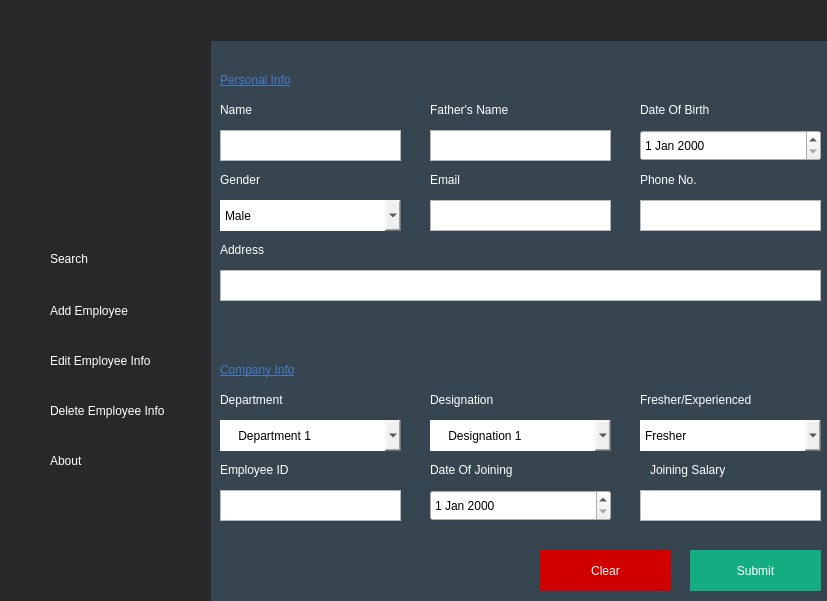
<?xml version="1.0" encoding="UTF-8"?>
<ui version="4.0">
 <class>search</class>
 <widget class="QDialog" name="search">
  <property name="geometry">
   <rect>
    <x>0</x>
    <y>0</y>
    <width>827</width>
    <height>601</height>
   </rect>
  </property>
  <property name="windowTitle">
   <string>Dialog</string>
  </property>
  <widget class="QLabel" name="label">
   <property name="geometry">
    <rect>
     <x>-140</x>
     <y>10</y>
     <width>1051</width>
     <height>611</height>
    </rect>
   </property>
   <property name="styleSheet">
    <string notr="true">background-color: rgb(54, 69, 79);</string>
   </property>
   <property name="text">
    <string/>
   </property>
   <property name="scaledContents">
    <bool>true</bool>
   </property>
  </widget>
  <widget class="QLabel" name="label_2">
   <property name="geometry">
    <rect>
     <x>0</x>
     <y>-1</y>
     <width>211</width>
     <height>611</height>
    </rect>
   </property>
   <property name="styleSheet">
    <string notr="true">background-color:rgb(40, 40, 43);</string>
   </property>
   <property name="text">
    <string/>
   </property>
  </widget>
  <widget class="QLabel" name="label_3">
   <property name="geometry">
    <rect>
     <x>170</x>
     <y>0</y>
     <width>671</width>
     <height>41</height>
    </rect>
   </property>
   <property name="styleSheet">
    <string notr="true">background-color:rgb(40, 40, 43);</string>
   </property>
   <property name="text">
    <string/>
   </property>
  </widget>
  <widget class="QPushButton" name="pushButton">
   <property name="geometry">
    <rect>
     <x>0</x>
     <y>238</y>
     <width>211</width>
     <height>41</height>
    </rect>
   </property>
   <property name="styleSheet">
    <string notr="true">QPushButton {
color:white;
            background-color: rgb(40, 40, 43);
            text-align:left;
           padding-left:50px;
border:none;
        }
        QPushButton:hover {
            color: white;
background-color:rgb(54, 69, 79);
font: 700 9pt &quot;Segoe UI&quot;;
        }</string>
   </property>
   <property name="text">
    <string>Search</string>
   </property>
  </widget>
  <widget class="QPushButton" name="pushButton_2">
   <property name="geometry">
    <rect>
     <x>0</x>
     <y>290</y>
     <width>211</width>
     <height>41</height>
    </rect>
   </property>
   <property name="styleSheet">
    <string notr="true">QPushButton {
color:white;
            background-color: rgb(40, 40, 43);
            text-align:left;
           padding-left:50px;
border:none;
        }
        QPushButton:hover {
            color: white;
background-color:rgb(54, 69, 79);
font: 700 9pt &quot;Segoe UI&quot;;
        }</string>
   </property>
   <property name="text">
    <string>Add Employee</string>
   </property>
  </widget>
  <widget class="QPushButton" name="pushButton_3">
   <property name="geometry">
    <rect>
     <x>0</x>
     <y>340</y>
     <width>211</width>
     <height>41</height>
    </rect>
   </property>
   <property name="styleSheet">
    <string notr="true">QPushButton {
color:white;
            background-color: rgb(40, 40, 43);
            text-align:left;
           padding-left:50px;
border:none;
        }
        QPushButton:hover {
            color: white;
background-color:rgb(54, 69, 79);
font: 700 9pt &quot;Segoe UI&quot;;
        }</string>
   </property>
   <property name="text">
    <string>Edit Employee Info</string>
   </property>
  </widget>
  <widget class="QPushButton" name="pushButton_4">
   <property name="geometry">
    <rect>
     <x>0</x>
     <y>390</y>
     <width>211</width>
     <height>41</height>
    </rect>
   </property>
   <property name="styleSheet">
    <string notr="true">QPushButton {
color:white;
            background-color: rgb(40, 40, 43);
            text-align:left;
           padding-left:50px;
border:none;
        }
        QPushButton:hover {
            color: white;
background-color:rgb(54, 69, 79);
font: 700 9pt &quot;Segoe UI&quot;;
        }</string>
   </property>
   <property name="text">
    <string>Delete Employee Info</string>
   </property>
  </widget>
  <widget class="QPushButton" name="pushButton_5">
   <property name="geometry">
    <rect>
     <x>0</x>
     <y>440</y>
     <width>211</width>
     <height>41</height>
    </rect>
   </property>
   <property name="styleSheet">
    <string notr="true">QPushButton {
color:white;
            background-color: rgb(40, 40, 43);
            text-align:left;
           padding-left:50px;
border:none;
        }
        QPushButton:hover {
            color: white;
background-color:rgb(54, 69, 79);
font: 700 9pt &quot;Segoe UI&quot;;
        }</string>
   </property>
   <property name="text">
    <string>About</string>
   </property>
  </widget>
  <widget class="QTextEdit" name="textEdit">
   <property name="geometry">
    <rect>
     <x>220</x>
     <y>130</y>
     <width>181</width>
     <height>31</height>
    </rect>
   </property>
  </widget>
  <widget class="QTextEdit" name="textEdit_2">
   <property name="geometry">
    <rect>
     <x>430</x>
     <y>130</y>
     <width>181</width>
     <height>31</height>
    </rect>
   </property>
  </widget>
  <widget class="QTextEdit" name="textEdit_5">
   <property name="geometry">
    <rect>
     <x>430</x>
     <y>200</y>
     <width>181</width>
     <height>31</height>
    </rect>
   </property>
  </widget>
  <widget class="QTextEdit" name="textEdit_6">
   <property name="geometry">
    <rect>
     <x>640</x>
     <y>200</y>
     <width>181</width>
     <height>31</height>
    </rect>
   </property>
  </widget>
  <widget class="QLabel" name="label_4">
   <property name="geometry">
    <rect>
     <x>220</x>
     <y>100</y>
     <width>63</width>
     <height>20</height>
    </rect>
   </property>
   <property name="styleSheet">
    <string notr="true">QLabel {
color:white;
            text-align:left;
	font: 700 9pt &quot;Segoe UI&quot;;
border:none;
        }</string>
   </property>
   <property name="text">
    <string>Name</string>
   </property>
  </widget>
  <widget class="QLabel" name="label_5">
   <property name="geometry">
    <rect>
     <x>220</x>
     <y>170</y>
     <width>63</width>
     <height>20</height>
    </rect>
   </property>
   <property name="styleSheet">
    <string notr="true">QLabel {
color:white;
            text-align:left;
	font: 700 9pt &quot;Segoe UI&quot;;
border:none;
        }</string>
   </property>
   <property name="text">
    <string>Gender</string>
   </property>
  </widget>
  <widget class="QLabel" name="label_6">
   <property name="geometry">
    <rect>
     <x>430</x>
     <y>170</y>
     <width>63</width>
     <height>20</height>
    </rect>
   </property>
   <property name="styleSheet">
    <string notr="true">QLabel {
color:white;
            text-align:left;
	font: 700 9pt &quot;Segoe UI&quot;;
border:none;
        }</string>
   </property>
   <property name="text">
    <string>Email</string>
   </property>
  </widget>
  <widget class="QLabel" name="label_7">
   <property name="geometry">
    <rect>
     <x>430</x>
     <y>100</y>
     <width>111</width>
     <height>20</height>
    </rect>
   </property>
   <property name="styleSheet">
    <string notr="true">QLabel {
color:white;
            text-align:left;
	font: 700 9pt &quot;Segoe UI&quot;;
border:none;
        }</string>
   </property>
   <property name="text">
    <string>Father's Name</string>
   </property>
  </widget>
  <widget class="QLabel" name="label_8">
   <property name="geometry">
    <rect>
     <x>640</x>
     <y>100</y>
     <width>101</width>
     <height>20</height>
    </rect>
   </property>
   <property name="styleSheet">
    <string notr="true">QLabel {
color:white;
            text-align:left;
	font: 700 9pt &quot;Segoe UI&quot;;
border:none;
        }</string>
   </property>
   <property name="text">
    <string>Date Of Birth</string>
   </property>
  </widget>
  <widget class="QLabel" name="label_9">
   <property name="geometry">
    <rect>
     <x>640</x>
     <y>170</y>
     <width>81</width>
     <height>20</height>
    </rect>
   </property>
   <property name="styleSheet">
    <string notr="true">QLabel {
color:white;
            text-align:left;
	font: 700 9pt &quot;Segoe UI&quot;;
border:none;
        }</string>
   </property>
   <property name="text">
    <string>Phone No.</string>
   </property>
  </widget>
  <widget class="QTextEdit" name="textEdit_7">
   <property name="geometry">
    <rect>
     <x>220</x>
     <y>270</y>
     <width>601</width>
     <height>31</height>
    </rect>
   </property>
  </widget>
  <widget class="QLabel" name="label_10">
   <property name="geometry">
    <rect>
     <x>220</x>
     <y>240</y>
     <width>63</width>
     <height>20</height>
    </rect>
   </property>
   <property name="styleSheet">
    <string notr="true">QLabel {
color:white;
            text-align:left;
	font: 700 9pt &quot;Segoe UI&quot;;
border:none;
        }</string>
   </property>
   <property name="text">
    <string>Address</string>
   </property>
  </widget>
  <widget class="QLabel" name="label_11">
   <property name="geometry">
    <rect>
     <x>220</x>
     <y>70</y>
     <width>141</width>
     <height>20</height>
    </rect>
   </property>
   <property name="styleSheet">
    <string notr="true">QLabel {
	color: rgb(70, 122, 200);
            text-align:left;
	
	font: 700 italic 9pt &quot;Segoe UI&quot;;
	text-decoration: underline;
border:none;
        }</string>
   </property>
   <property name="text">
    <string>Personal Info</string>
   </property>
  </widget>
  <widget class="QLabel" name="label_12">
   <property name="geometry">
    <rect>
     <x>220</x>
     <y>360</y>
     <width>141</width>
     <height>20</height>
    </rect>
   </property>
   <property name="styleSheet">
    <string notr="true">QLabel {
	color: rgb(70, 122, 200);
            text-align:left;
	
	font: 700 italic 9pt &quot;Segoe UI&quot;;
	text-decoration: underline;
border:none;
        }</string>
   </property>
   <property name="text">
    <string>Company Info</string>
   </property>
  </widget>
  <widget class="QLabel" name="label_13">
   <property name="geometry">
    <rect>
     <x>220</x>
     <y>390</y>
     <width>91</width>
     <height>20</height>
    </rect>
   </property>
   <property name="styleSheet">
    <string notr="true">QLabel {
color:white;
            text-align:left;
	font: 700 9pt &quot;Segoe UI&quot;;
border:none;
        }</string>
   </property>
   <property name="text">
    <string>Department</string>
   </property>
  </widget>
  <widget class="QLabel" name="label_14">
   <property name="geometry">
    <rect>
     <x>430</x>
     <y>390</y>
     <width>101</width>
     <height>20</height>
    </rect>
   </property>
   <property name="styleSheet">
    <string notr="true">QLabel {
color:white;
            text-align:left;
	font: 700 9pt &quot;Segoe UI&quot;;
border:none;
        }</string>
   </property>
   <property name="text">
    <string>Designation</string>
   </property>
  </widget>
  <widget class="QLabel" name="label_15">
   <property name="geometry">
    <rect>
     <x>640</x>
     <y>390</y>
     <width>151</width>
     <height>20</height>
    </rect>
   </property>
   <property name="styleSheet">
    <string notr="true">QLabel {
color:white;
            text-align:left;
	font: 700 9pt &quot;Segoe UI&quot;;
border:none;
        }</string>
   </property>
   <property name="text">
    <string>Fresher/Experienced</string>
   </property>
  </widget>
  <widget class="QTextEdit" name="textEdit_11">
   <property name="geometry">
    <rect>
     <x>220</x>
     <y>490</y>
     <width>181</width>
     <height>31</height>
    </rect>
   </property>
  </widget>
  <widget class="QTextEdit" name="textEdit_13">
   <property name="geometry">
    <rect>
     <x>640</x>
     <y>490</y>
     <width>181</width>
     <height>31</height>
    </rect>
   </property>
  </widget>
  <widget class="QLabel" name="label_16">
   <property name="geometry">
    <rect>
     <x>220</x>
     <y>460</y>
     <width>111</width>
     <height>20</height>
    </rect>
   </property>
   <property name="styleSheet">
    <string notr="true">QLabel {
color:white;
            text-align:left;
	font: 700 9pt &quot;Segoe UI&quot;;
border:none;
        }</string>
   </property>
   <property name="text">
    <string>Employee ID</string>
   </property>
  </widget>
  <widget class="QLabel" name="label_17">
   <property name="geometry">
    <rect>
     <x>430</x>
     <y>460</y>
     <width>151</width>
     <height>20</height>
    </rect>
   </property>
   <property name="styleSheet">
    <string notr="true">QLabel {
color:white;
            text-align:left;
	font: 700 9pt &quot;Segoe UI&quot;;
border:none;
        }</string>
   </property>
   <property name="text">
    <string>Date Of Joining</string>
   </property>
  </widget>
  <widget class="QLabel" name="label_18">
   <property name="geometry">
    <rect>
     <x>650</x>
     <y>460</y>
     <width>101</width>
     <height>20</height>
    </rect>
   </property>
   <property name="styleSheet">
    <string notr="true">QLabel {
color:white;
            text-align:left;
	font: 700 9pt &quot;Segoe UI&quot;;
border:none;
        }</string>
   </property>
   <property name="text">
    <string>Joining Salary</string>
   </property>
  </widget>
  <widget class="QPushButton" name="pushButton_6">
   <property name="geometry">
    <rect>
     <x>540</x>
     <y>550</y>
     <width>131</width>
     <height>41</height>
    </rect>
   </property>
   <property name="styleSheet">
    <string notr="true">QPushButton {
color:white;
            
	
	background-color: rgb(208, 0, 0);
            text-align:centre;
	font: 700 9pt &quot;Segoe UI&quot;;
border:none;
        }
        QPushButton:hover {
            color: white;
	
	background-color: rgb(168, 0, 0);
font: 700 10pt &quot;Segoe UI&quot;;
        }</string>
   </property>
   <property name="text">
    <string>Clear</string>
   </property>
  </widget>
  <widget class="QPushButton" name="pushButton_7">
   <property name="geometry">
    <rect>
     <x>690</x>
     <y>550</y>
     <width>131</width>
     <height>41</height>
    </rect>
   </property>
   <property name="styleSheet">
    <string notr="true">QPushButton {
color:white;
	background-color: rgb(20, 172, 129);
            text-align:lcentre;
        
	font: 700 9pt &quot;Segoe UI&quot;;
border:none;
        }
        QPushButton:hover {
            color: white;
	background-color: rgb(0, 140, 103);
font: 700 10pt &quot;Segoe UI&quot;;
        }</string>
   </property>
   <property name="text">
    <string>Submit</string>
   </property>
  </widget>
  <widget class="QLabel" name="label_19">
   <property name="geometry">
    <rect>
     <x>20</x>
     <y>250</y>
     <width>21</width>
     <height>21</height>
    </rect>
   </property>
   <property name="text">
    <string/>
   </property>
   <property name="pixmap">
    <pixmap>../../../icons8_Find_User_Male_50px.png</pixmap>
   </property>
   <property name="scaledContents">
    <bool>true</bool>
   </property>
  </widget>
  <widget class="QLabel" name="label_20">
   <property name="geometry">
    <rect>
     <x>20</x>
     <y>300</y>
     <width>21</width>
     <height>21</height>
    </rect>
   </property>
   <property name="text">
    <string/>
   </property>
   <property name="pixmap">
    <pixmap>../../../icons8_Add_User_Male_50px.png</pixmap>
   </property>
   <property name="scaledContents">
    <bool>true</bool>
   </property>
  </widget>
  <widget class="QLabel" name="label_21">
   <property name="geometry">
    <rect>
     <x>20</x>
     <y>350</y>
     <width>21</width>
     <height>21</height>
    </rect>
   </property>
   <property name="text">
    <string/>
   </property>
   <property name="pixmap">
    <pixmap>../../../icons8_Registration_50px.png</pixmap>
   </property>
   <property name="scaledContents">
    <bool>true</bool>
   </property>
  </widget>
  <widget class="QLabel" name="label_22">
   <property name="geometry">
    <rect>
     <x>20</x>
     <y>400</y>
     <width>21</width>
     <height>21</height>
    </rect>
   </property>
   <property name="text">
    <string/>
   </property>
   <property name="pixmap">
    <pixmap>../../../icons8_Remove_User_Male_50px.png</pixmap>
   </property>
   <property name="scaledContents">
    <bool>true</bool>
   </property>
  </widget>
  <widget class="QLabel" name="label_23">
   <property name="geometry">
    <rect>
     <x>20</x>
     <y>450</y>
     <width>21</width>
     <height>21</height>
    </rect>
   </property>
   <property name="text">
    <string/>
   </property>
   <property name="pixmap">
    <pixmap>../../../icons8_Hand_50px.png</pixmap>
   </property>
   <property name="scaledContents">
    <bool>true</bool>
   </property>
  </widget>
  <widget class="QLabel" name="label_26">
   <property name="geometry">
    <rect>
     <x>370</x>
     <y>490</y>
     <width>31</width>
     <height>31</height>
    </rect>
   </property>
   <property name="text">
    <string/>
   </property>
   <property name="pixmap">
    <pixmap>../../../id_card.png</pixmap>
   </property>
   <property name="scaledContents">
    <bool>true</bool>
   </property>
  </widget>
  <widget class="QComboBox" name="comboBox">
   <property name="geometry">
    <rect>
     <x>220</x>
     <y>420</y>
     <width>181</width>
     <height>31</height>
    </rect>
   </property>
   <property name="styleSheet">
    <string notr="true">QComboBox {
            text-align:left;
border:none;
	font: 9pt &quot;Segoe UI Emoji&quot;;
        }</string>
   </property>
   <item>
    <property name="text">
     <string>    Department 1</string>
    </property>
   </item>
   <item>
    <property name="text">
     <string>    Department 2</string>
    </property>
   </item>
  </widget>
  <widget class="QComboBox" name="comboBox_2">
   <property name="geometry">
    <rect>
     <x>430</x>
     <y>420</y>
     <width>181</width>
     <height>31</height>
    </rect>
   </property>
   <property name="styleSheet">
    <string notr="true">QComboBox {
            text-align:left;
border:none;
	font: 9pt &quot;Segoe UI Emoji&quot;;
        }</string>
   </property>
   <item>
    <property name="text">
     <string>    Designation 1</string>
    </property>
   </item>
   <item>
    <property name="text">
     <string>    Designation 2</string>
    </property>
   </item>
  </widget>
  <widget class="QComboBox" name="comboBox_3">
   <property name="geometry">
    <rect>
     <x>640</x>
     <y>420</y>
     <width>181</width>
     <height>31</height>
    </rect>
   </property>
   <property name="styleSheet">
    <string notr="true">QComboBox {
            text-align:left;
border:none;
	font: 9pt &quot;Segoe UI Emoji&quot;;
        }</string>
   </property>
   <item>
    <property name="text">
     <string>Fresher</string>
    </property>
   </item>
   <item>
    <property name="text">
     <string>Experienced</string>
    </property>
   </item>
  </widget>
  <widget class="QDateEdit" name="dateEdit">
   <property name="geometry">
    <rect>
     <x>430</x>
     <y>490</y>
     <width>181</width>
     <height>31</height>
    </rect>
   </property>
   <property name="styleSheet">
    <string notr="true">QdateEdit {
            text-align:left;
border:none;
	font: 9pt &quot;Segoe UI Emoji&quot;;
        }</string>
   </property>
  </widget>
  <widget class="QDateEdit" name="dateEdit_2">
   <property name="geometry">
    <rect>
     <x>640</x>
     <y>130</y>
     <width>181</width>
     <height>31</height>
    </rect>
   </property>
   <property name="styleSheet">
    <string notr="true">QdateEdit {
            text-align:left;
border:none;
	font: 9pt &quot;Segoe UI Emoji&quot;;
        }</string>
   </property>
  </widget>
  <widget class="QComboBox" name="comboBox_4">
   <property name="geometry">
    <rect>
     <x>220</x>
     <y>200</y>
     <width>181</width>
     <height>31</height>
    </rect>
   </property>
   <property name="styleSheet">
    <string notr="true">QComboBox {
            text-align:left;
border:none;
	font: 9pt &quot;Segoe UI Emoji&quot;;
        }</string>
   </property>
   <item>
    <property name="text">
     <string>Male</string>
    </property>
   </item>
   <item>
    <property name="text">
     <string>Female</string>
    </property>
   </item>
   <item>
    <property name="text">
     <string>Other</string>
    </property>
   </item>
  </widget>
 </widget>
 <resources/>
 <connections/>
</ui>
